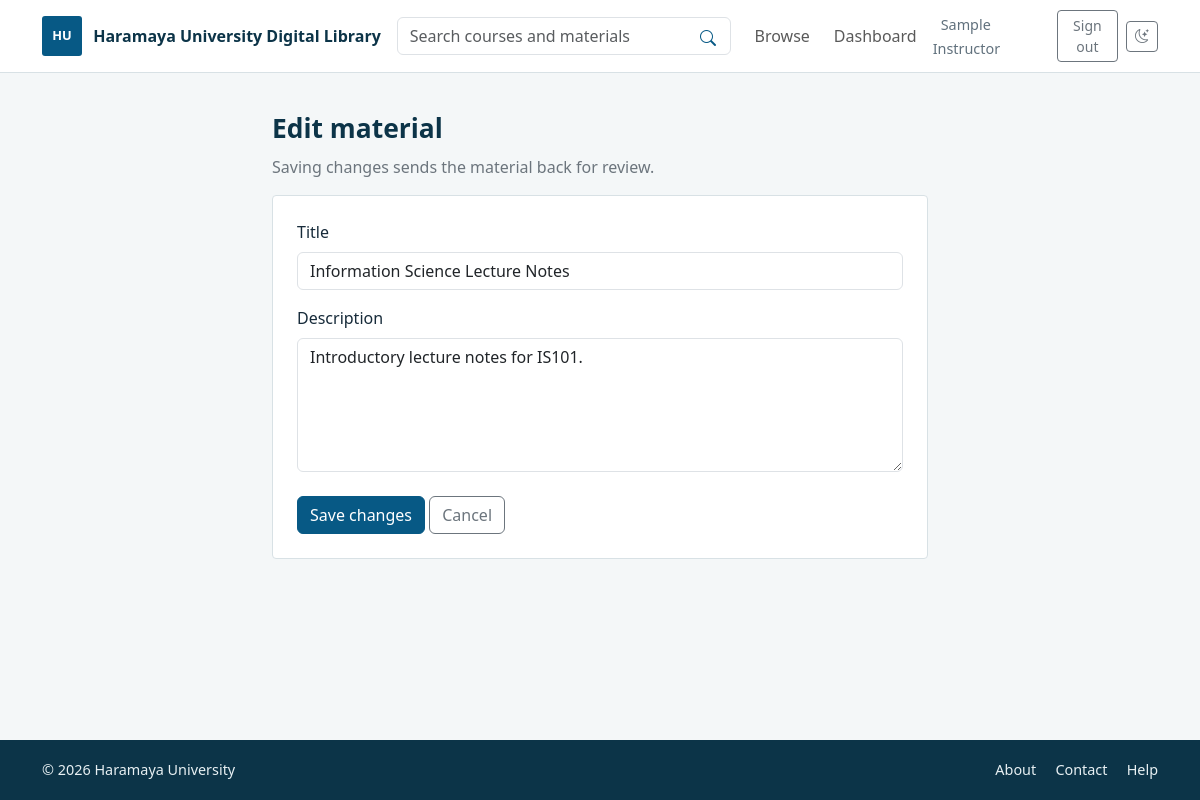
/instructor/edit_upload.php?id=1 (signed in), run on the app's committed database.
### tables this page shows
CREATE TABLE IF NOT EXISTS materials (
    material_id BIGINT UNSIGNED NOT NULL AUTO_INCREMENT,
    title VARCHAR(200) NOT NULL,
    description TEXT NULL,
    file_path VARCHAR(255) NOT NULL,
    file_type VARCHAR(10) NOT NULL,
    file_size BIGINT UNSIGNED NOT NULL,
    course_id BIGINT UNSIGNED NOT NULL,
    uploader_id BIGINT UNSIGNED NOT NULL,
    upload_date TIMESTAMP NOT NULL DEFAULT CURRENT_TIMESTAMP,
     
    approved TINYINT(1) NULL DEFAULT NULL,
    download_count BIGINT UNSIGNED NOT NULL DEFAULT 0,
    PRIMARY KEY (material_id),
    UNIQUE KEY uq_materials_file_path (file_path),
    KEY idx_materials_course_approval_date (course_id, approved, upload_date),
    KEY idx_materials_approval_date (approved, upload_date),
    KEY idx_materials_download_count (download_count),
    KEY idx_materials_uploader (uploader_id),
    CONSTRAINT chk_materials_approved CHECK (approved IS NULL OR approved IN (0, 1)),
    CONSTRAINT fk_materials_course
        FOREIGN KEY (course_id) REFERENCES courses (course_id)
        ON UPDATE CASCADE
        ON DELETE CASCADE,
    CONSTRAINT fk_materials_uploader
        FOREIGN KEY (uploader_id) REFERENCES users (user_id)
        ON UPDATE CASCADE
        ON DELETE RESTRICT
);

### includes/functions.php (called while the page is built, shortened)
<?php
function e(mixed $value): string
{
    return htmlspecialchars((string) $value, ENT_QUOTES | ENT_SUBSTITUTE, 'UTF-8');
}
function site_url(string $path = ''): string
{
    $base = BASE_URL;
    $path = ltrim($path, '/');
    return $base . ($path === '' ? '/' : '/' . $path);
}

### instructor/edit_upload.php (the view, shortened to what this page needs)
<?php
require_once __DIR__ . '/../includes/auth.php';
$materialId = filter_input(INPUT_GET, 'id', FILTER_VALIDATE_INT, ['options' => ['min_range' => 1]]);
$find = $pdo->prepare('SELECT material_id, title, description FROM materials WHERE material_id = :id AND uploader_id = :uploader_id');
$find->execute(['id' => $materialId, 'uploader_id' => $_SESSION['user_id']]);
$material = $find->fetch();
require __DIR__ . '/../includes/header.php';
?>
<main class="container page-shell narrow-shell">
    <h1 class="page-title">Edit material</h1>
    <p class="text-secondary">Saving changes sends the material back for review.</p>
    <form method="post" class="form-panel">
        <div class="mb-3"><label class="form-label" for="title">Title</label><input class="form-control" id="title" name="title" maxlength="200" required value="<?= e($material['title']) ?>"></div>
        <div class="mb-4"><label class="form-label" for="description">Description</label><textarea class="form-control" id="description" name="description" rows="5" maxlength="5000"><?= e($material['description'] ?? '') ?></textarea></div>
        <button class="btn btn-primary" type="submit">Save changes</button>
        <a class="btn btn-outline-secondary" href="<?= e(site_url('instructor/my_uploads.php')) ?>">Cancel</a>
    </form>
</main>
<?php require __DIR__ . '/../includes/footer.php'; ?>

### assets/css/style.css (style rules this page uses)
:root { color-scheme: light; --ink: #172b3a; --muted: #61717d; --blue: #075985; --blue-deep: #0c3448; --gold: #d5a12b; --paper: #f4f7f8; --line: #d8e1e5; --surface: #ffffff; }
* { box-sizing: border-box; }
body { min-height: 100vh; display: flex; flex-direction: column; color: var(--ink); background: var(--paper); }
.page-shell { flex: 1; padding-top: 2.5rem; padding-bottom: 3.5rem; }
.narrow-shell { max-width: 680px; }
.page-title { margin-bottom: .65rem; color: var(--blue-deep); font-size: 1.65rem; font-weight: 700; }
.form-panel, .content-panel { padding: clamp(1rem, 3vw, 1.5rem); border: 1px solid var(--line); border-radius: 4px; background: var(--surface); }
.btn-primary { --bs-btn-bg: var(--blue); --bs-btn-border-color: var(--blue); --bs-btn-hover-bg: var(--blue-deep); --bs-btn-hover-border-color: var(--blue-deep); }

### data on the page
materials: title "Information Science Lecture Notes", description "Introductory lecture notes for IS101."

### other printed values
$siteTitle "Haramaya University Digital Library"
$_SESSION['name'] "Sample Instructor"
